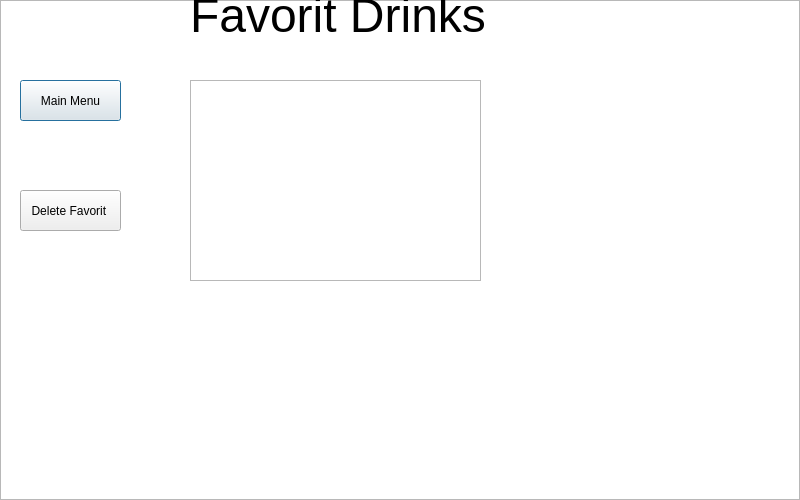
<?xml version="1.0" encoding="UTF-8"?>
<ui version="4.0">
 <class>Favorit</class>
 <widget class="QDialog" name="Favorit">
  <property name="geometry">
   <rect>
    <x>0</x>
    <y>0</y>
     <width>800</width>
    <height>500</height>
   </rect>
  </property>
  <property name="windowTitle">
   <string>Dialog</string>
  </property>
  <widget class="QTextBrowser" name="textBrowser">
   <property name="geometry">
    <rect>
     <x>0</x>
     <y>0</y>
     <width>800</width>
    <height>500</height>
    </rect>
   </property>
  </widget>
  <widget class="QLabel" name="label">
   <property name="geometry">
    <rect>
     <x>190</x>
     <y>-60</y>
     <width>461</width>
     <height>151</height>
    </rect>
   </property>
   <property name="font">
    <font>
     <pointsize>36</pointsize>
    </font>
   </property>
   <property name="text">
    <string>Favorit Drinks</string>
   </property>
  </widget>
  <widget class="QTextBrowser" name="textBrowserFavoritInformation">
   <property name="geometry">
    <rect>
     <x>190</x>
     <y>80</y>
     <width>291</width>
     <height>201</height>
    </rect>
   </property>
  </widget>
  <widget class="QPushButton" name="pushButtonMenu">
   <property name="geometry">
    <rect>
     <x>20</x>
     <y>80</y>
     <width>101</width>
     <height>41</height>
    </rect>
   </property>
   <property name="text">
    <string>Main Menu</string>
   </property>
  </widget>
  <widget class="QPushButton" name="pushButtonDeleteFavorit">
   <property name="geometry">
    <rect>
     <x>20</x>
     <y>190</y>
     <width>101</width>
     <height>41</height>
    </rect>
   </property>
   <property name="text">
    <string>Delete Favorit </string>
   </property>
  </widget>
 </widget>
 <resources/>
 <connections/>
</ui>
